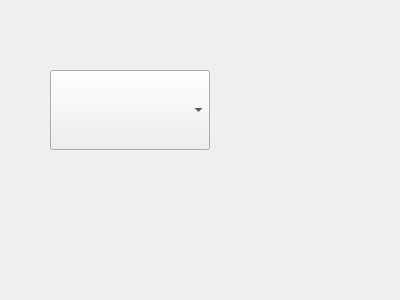
<?xml version="1.0" encoding="UTF-8"?>
<ui version="4.0">
 <class>DataDrag</class>
 <widget class="QWidget" name="DataDrag">
  <property name="geometry">
   <rect>
    <x>0</x>
    <y>0</y>
    <width>400</width>
    <height>300</height>
   </rect>
  </property>
  <property name="windowTitle">
   <string>Form</string>
  </property>
  <widget class="QWidget" name="horizontalLayoutWidget">
   <property name="geometry">
    <rect>
     <x>50</x>
     <y>70</y>
     <width>160</width>
     <height>80</height>
    </rect>
   </property>
   <layout class="QHBoxLayout" name="horizontalLayout">
    <item>
     <widget class="QComboBox" name="selector">
      <property name="sizePolicy">
       <sizepolicy hsizetype="Preferred" vsizetype="Preferred">
        <horstretch>0</horstretch>
        <verstretch>0</verstretch>
       </sizepolicy>
      </property>
      <property name="iconSize">
       <size>
        <width>24</width>
        <height>24</height>
       </size>
      </property>
     </widget>
    </item>
   </layout>
  </widget>
 </widget>
 <resources/>
 <connections/>
</ui>
